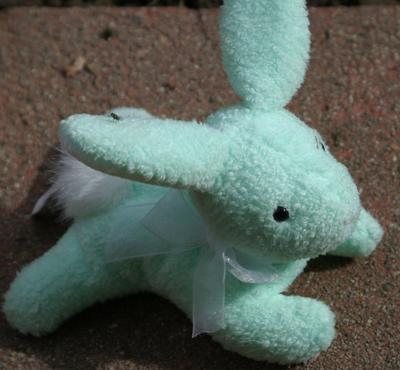
%> input picture Training/0.jpg, 400 x 370 px
$ octave q1_histogram_2.m   (GNU Octave 9; MATLAB toolbox functions it lacks are replaced by stand-ins)
%> lines starting %> are read from the running program, lines starting %| are printed output that depends on the picture; in (x1, y1, x2, y2) boxes, pixels count from 0 and x2, y2 are one past the last pixel; in counts of white or black regions, pixels touching at a corner belong together; the program's own positions count from 1
%% Clear command window and workspace
clear; clc; clf;

%% Read image
I = double(imread('./Training/0.jpg'));
r = I(:,:,1);
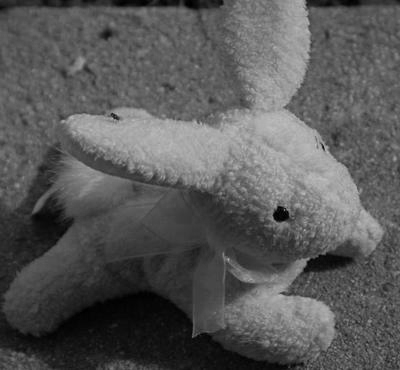
%> r: size 370x400 double; min 0, max 195, mean 88.3
g = I(:,:,2);
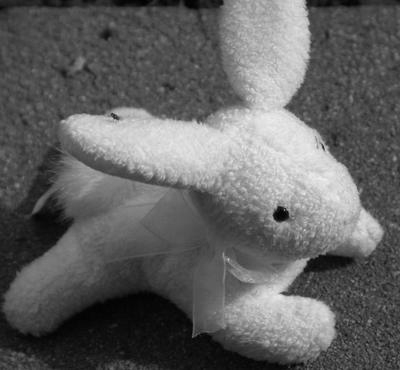
%> g: size 370x400 double; min 0, max 239, mean 98.1
b = I(:,:,3);

%% Compute color constancy
I_gray = r + g + b;
I_gray(I_gray == 0) = eps('double');
%> I_gray: size 370x400 double; min 2.22e-16, max 662, mean 276.5
constancy_r = r ./ I_gray;
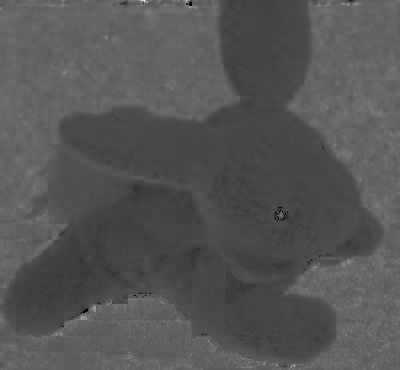
%> constancy_r: size 370x400 double; min 0, max 1, mean 0.337
constancy_g = g ./ I_gray;
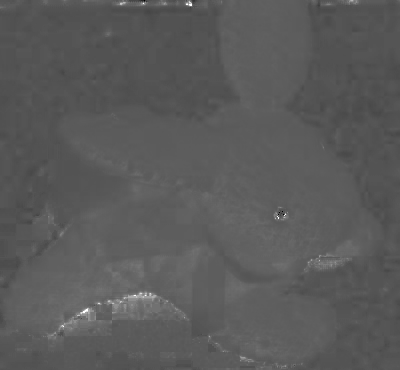
%> constancy_g: size 370x400 double; min 0, max 1, mean 0.355

%% Quantization
num_bin_r = 8; % Number of bins
num_bin_g = 8; % Number of bins
q_r = 1 / num_bin_r; % Quantization
q_g = 1 / num_bin_g; % Quantization
bin_r = floor(constancy_r/q_r) + 1; % Quantized & Indexed Channel
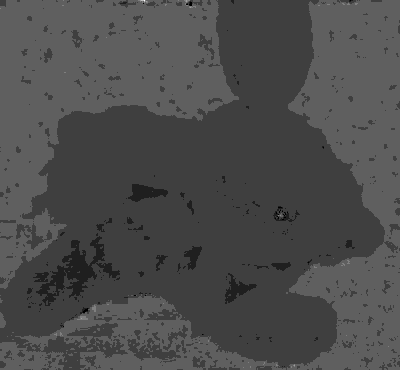
%> bin_r: size 370x400 double; min 1, max 9, mean 3.4; drawn with min black and max white
bin_g = floor(constancy_g/q_g) + 1; % Quantized & Indexed Channel
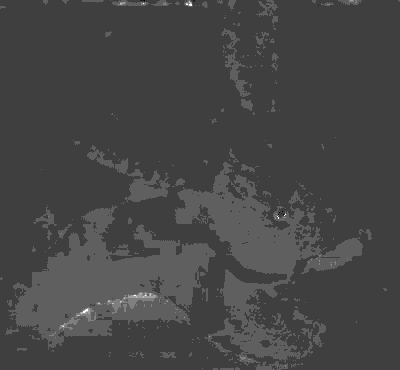
%> bin_g: size 370x400 double; min 1, max 9, mean 3.21; drawn with min black and max white
bin_r(bin_r > num_bin_r) = num_bin_r;
%> bin_r: size 370x400 double; under 0.01% of pixels changed, all inside (x1, y1, x2, y2) = (144, 0, 145, 1)
bin_g(bin_g > num_bin_g) = num_bin_g;
%> bin_g: size 370x400 double; 0.02% of pixels changed, all inside (x1, y1, x2, y2) = (63, 3, 286, 327)

%% Histogram
H = zeros(num_bin_r, num_bin_g);
I_size = size(I);
%> I_size = [370 400 3]
for i = 1:I_size(1)
    for j = 1:I_size(2)
        H(bin_r(i,j), bin_g(i,j)) = H(bin_r(i,j), bin_g(i,j)) + 1;
    end
end
%> after the loop, H = [4 0 3 7 7 5 5 27; 0 0 29 3684 42 18 16 0; 0 0 57080 23382 189 55 21 0; 0 5 60392 2383 419 48 0 0; 0 1 46 103 17 0 0 0; 0 2 5 0 0 0 0 0; 0 4 0 0 0 0 0 0; 1 0 0 0 0 0 0 0]

%% Show image
subplot(1,2,1);
imshow(uint8(I));

%% Show histogram
S = round((H/max(H(:)))*25); % Matrix normalized to [0 ~ 25]
%> S = [0 0 0 0 0 0 0 0; 0 0 0 2 0 0 0 0; 0 0 24 10 0 0 0 0; 0 0 25 1 0 0 0 0; 0 0 0 0 0 0 0 0; 0 0 0 0 0 0 0 0; 0 0 0 0 0 0 0 0; 0 0 0 0 0 0 0 0]
subplot(1,2,2);
hold on;
for i = 1:num_bin_r
    for j = 1:num_bin_g
        if S(i,j) ~= 0
           plot(i,j,'s','MarkerEdgeColor','k','MarkerFaceColor',[i/num_bin_r, j/num_bin_g, 0],'MarkerSize',S(i,j));
        end
    end
end
hold off;
grid on;
axis([1 num_bin_r 1 num_bin_g]);
xlabel('r bins');
ylabel('g bins');
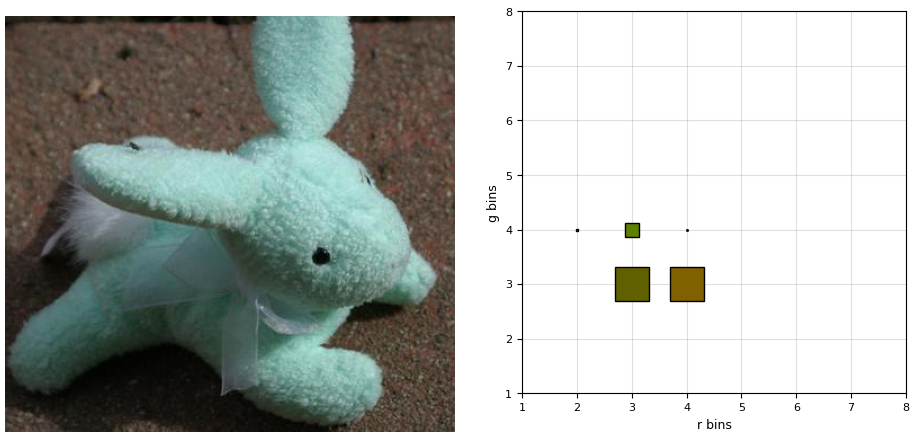
%> figure redrawn from the program's plot data, 2 panels

$ run again, with Training/1.jpg copied over Training/0.jpg
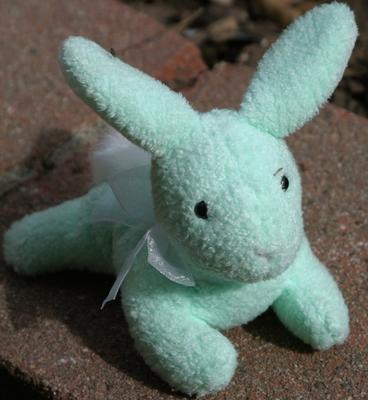
%> input picture Training/1.jpg, 368 x 400 px
%> `bin_g = floor(constancy_g/q_g) + 1;`:
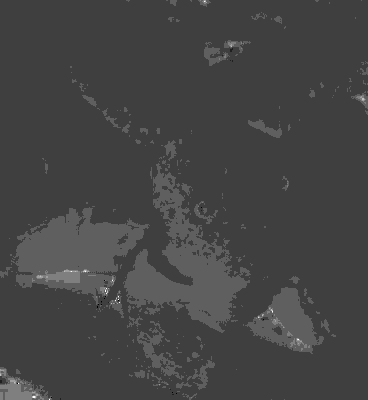
%> bin_g: size 400x368 double; min 1, max 9, mean 3.16; drawn with min black and max white
%> after the loop `for i = 1:I_size(1)`: H = [5 1 1 14 22 11 9 22; 1 0 17 2174 54 8 5 0; 0 7 65454 16345 185 38 16 0; 0 9 58977 2394 890 44 0 0; 1 5 264 155 20 0 0 0; 0 1 39 0 0 0 0 0; 0 4 0 0 0 0 0 0; 8 0 0 0 0 0 0 0]
%> S = [0 0 0 0 0 0 0 0; 0 0 0 1 0 0 0 0; 0 0 25 6 0 0 0 0; 0 0 23 1 0 0 0 0; 0 0 0 0 0 0 0 0; 0 0 0 0 0 0 0 0; 0 0 0 0 0 0 0 0; 0 0 0 0 0 0 0 0]
%> `ylabel('g bins');`:
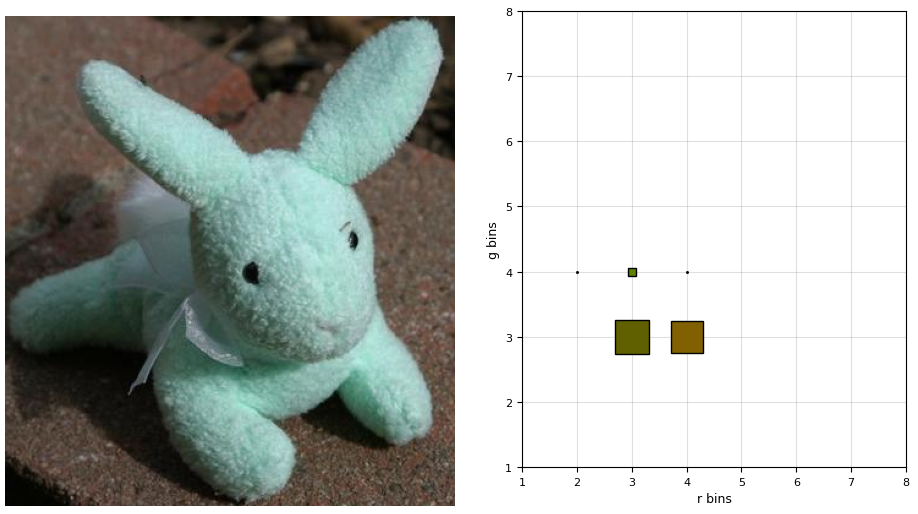
%> figure redrawn from the program's plot data, 2 panels

$ run again, with Training/100.jpg copied over Training/0.jpg
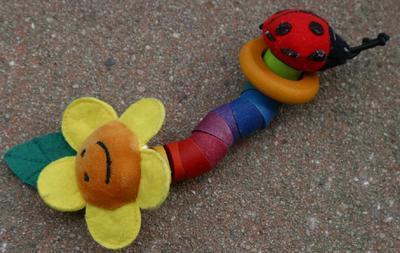
%> input picture Training/100.jpg, 400 x 253 px
%> after the loop `for i = 1:I_size(1)`: H = [0 45 842 1379 336 17 2 6; 0 53 658 466 54 0 2 0; 3 240 55115 386 167 20 1 0; 6 662 19104 9105 253 0 0 0; 13 702 3843 591 6 0 0 0; 240 837 2562 2 0 0 0 0; 1409 369 11 0 0 0 0 0; 1691 2 0 0 0 0 0 0]
%> S = [0 0 0 1 0 0 0 0; 0 0 0 0 0 0 0 0; 0 0 25 0 0 0 0 0; 0 0 9 4 0 0 0 0; 0 0 2 0 0 0 0 0; 0 0 1 0 0 0 0 0; 1 0 0 0 0 0 0 0; 1 0 0 0 0 0 0 0]
%> `ylabel('g bins');`:
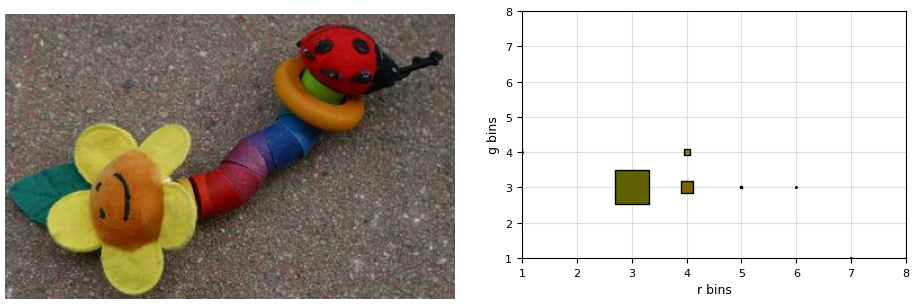
%> figure redrawn from the program's plot data, 2 panels
